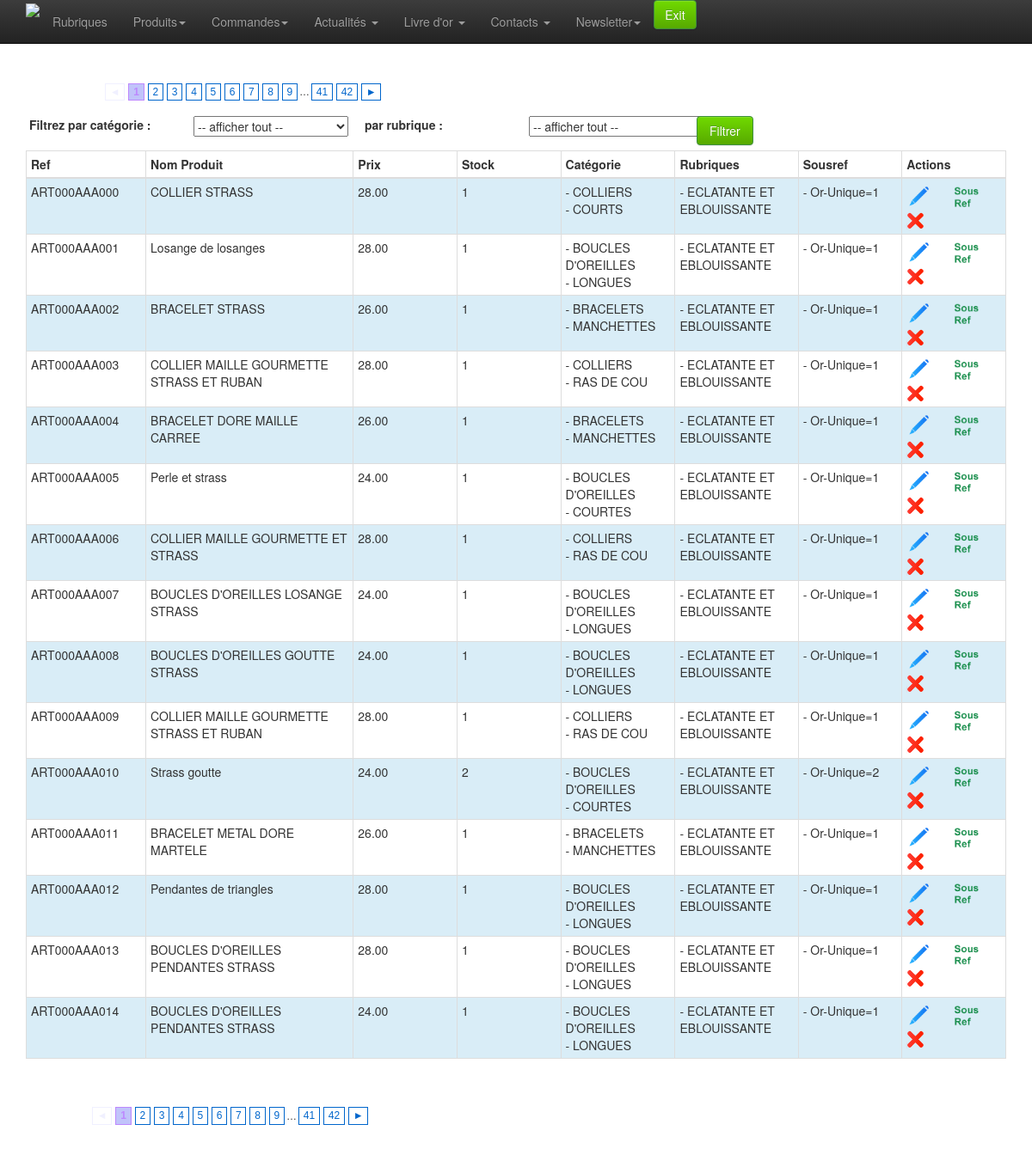
Before: /admin/product-list.php (signed in) with the older database file.
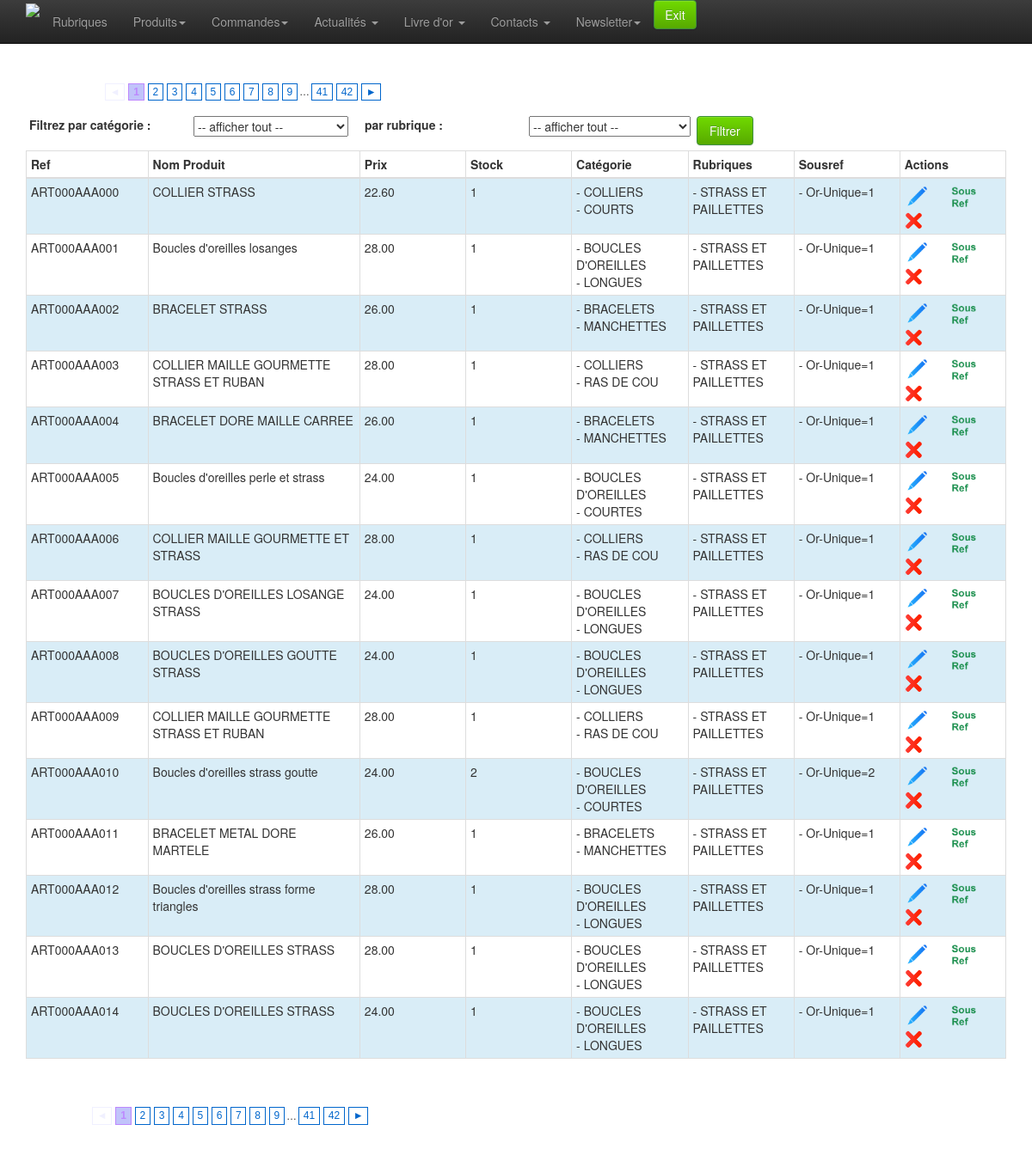
After: the same page with the newer database file.
### tables this page shows
CREATE TABLE `product` (
  `id` int(10) unsigned NOT NULL AUTO_INCREMENT,
  `date_creation` timestamp NOT NULL DEFAULT CURRENT_TIMESTAMP,
  `date_suppr` timestamp NULL DEFAULT NULL,
  `reference` varchar(250) DEFAULT NULL,
  `prix` decimal(10,2) DEFAULT NULL,
  `libprix` varchar(120) DEFAULT NULL,
  `shipping` decimal(10,2) NOT NULL DEFAULT '0.00',
  `label` varchar(250) NOT NULL,
  `titreaccroche` varchar(250) DEFAULT NULL,
  `accroche` text,
  `description` text,
  `image1` varchar(250) DEFAULT NULL,
  `image2` varchar(250) DEFAULT NULL,
  `image3` varchar(250) DEFAULT NULL,
  `actif` tinyint(4) NOT NULL DEFAULT '1',
  PRIMARY KEY (`id`)
);

CREATE TABLE `rubrique` (
  `id` smallint(5) unsigned NOT NULL AUTO_INCREMENT,
  `label` varchar(50) NOT NULL,
  `sous_titre` varchar(100) NOT NULL,
  `image` varchar(100) NOT NULL,
  PRIMARY KEY (`id`)
);

### admin/classes/StorageManager.php (called while the page is built, shortened)
<?php
class StorageManager{
	protected function dbConnect() {
	    $host = DBHOST;
	    $user = DBUSER;
	    $pass = DBPASSWD;
	    $bdd  = DBNAME;
		try {
			$this->mysqli = new mysqli ($host, $user, $pass, $bdd) ;
		} catch (Exception $e) {
			throw new Exception("Erreur Connexion DB ". $e->getMessage());
		}
	}
}
?>

### admin/classes/Catproduct.php (called while the page is built, shortened)
<?php
require_once("StorageManager.php");
class Catproduct extends StorageManager {
	public function getCategorieByProduct($id){
		$requete = "SELECT catproduct.label as catlabel,catproduct.id as catid,catproduct.image as descat
					FROM product
					INNER JOIN product_categorie ON product.id=product_categorie.id_product
					INNER JOIN catproduct ON catproduct.id = product_categorie.id_categorie
					WHERE product.id=". $id ;
		$new_array = null;
		$result = mysqli_query($this->mysqli,$requete);
		while( $row = mysqli_fetch_assoc( $result)){
			$new_array[] = $row;
		}
		return $new_array;
	}
	public function getRubriqueByProduct($id){
		$requete = "SELECT rubrique.label as rublabel,rubrique.id as rubid
					FROM product
					INNER JOIN product_rubrique ON product.id=product_rubrique.id_product
					INNER JOIN rubrique ON rubrique.id = product_rubrique.id_rubrique
					WHERE product.id=". $id ;
		$new_array = null;
		$result = mysqli_query($this->mysqli,$requete);
		while( $row = mysqli_fetch_assoc( $result)){
			$new_array[] = $row;
		}
		return $new_array;
	}
	public function getCouleurByProduct($id){
		$new_array = null;
		return $new_array;
	}
	public function getRubriques( $id=0, $debug=false ){
		$sql = "SELECT * FROM rubrique";
		$sql .= " ORDER BY id ASC;";
		$new_array = null;
		$result = mysqli_query($this->mysqli,$sql);
		while( $row = mysqli_fetch_assoc( $result)){
			$new_array[] = $row;
		}
		return $new_array;
	}
	public function productGet( $id, $offset, $count, $categorie, $rubrique, $actif, $debug=false ){
		try {
			if (!isset($id)){
				if (isset($offset) && isset($count)) {
					if (empty($categorie) && empty($rubrique)) {
						$sql = "SELECT product.id, product.reference, product.prix, product.shipping, product.libprix, product.label
									,product.image1, product.accroche
									FROM product WHERE actif = $actif
									ORDER BY product.reference ASC
									LIMIT ". $offset .",". $count .";" ;
					}
				} else {
					if ( $debug ) echo "--- 5<br>";
					$sql = "SELECT * FROM `product` WHERE actif = $actif ORDER BY `reference`;" ;
				}
			} else {
				if ( $debug ) echo "--- 6<br>";
				$sql = "SELECT product.*
					FROM product
					WHERE product.id=". $id ;
			}
			$new_array = null;
			$result = mysqli_query($this->mysqli,$sql);
			while( $row = mysqli_fetch_assoc( $result)){
				$resultdetailCat = $this->getCategorieByProduct($row['id']);
				$resultdetailRubrique = $this->getRubriqueByProduct($row['id']);
				$resultdetailCouleur = $this->getCouleurByProduct($row['id']);
				$resultSousRef = $this->productsousrefGet($row['id'], null);
				$row['categories'] = $resultdetailCat;
				$row['rubriques'] = $resultdetailRubrique;
				$row['couleurs'] = $resultdetailCouleur;
				$row['sousref'] = $resultSousRef;
				$new_array[] = $row;
			}
			return $new_array;
		} catch (Exception $e) {
			die('Erreur : ' . $e->getMessage());
			return "errrrrrrooooOOor";
		}
	}
	public function productsousrefGet( $id_product, $id_souref ){
		$sql = null;
		try {
			if (isset($id_souref)){
				$sql = "SELECT product_sousref.id,product_sousref.sousref,product_sousref.id_color,
							product_sousref.id_size,product_sousref.stock, color.label as color, size.label as size
						FROM product_sousref
						INNER JOIN color ON color.id = product_sousref.id_color
						INNER JOIN size ON size.id = product_sousref.id_size
						WHERE product_sousref.id=". $id_souref .";" ;
			} else {
				$sql = "SELECT product_sousref.id,product_sousref.sousref,product_sousref.id_color, product_sousref.id_size,product_sousref.stock, color.label as color, size.label as size
						FROM product_sousref
						INNER JOIN color ON color.id = product_sousref.id_color
						INNER JOIN size ON size.id = product_sousref.id_size
						WHERE product_sousref.id_product=". $id_product ."
						ORDER BY product_sousref.id_color;" ;
			}
			$new_array = null;
			$result = mysqli_query($this->mysqli,$sql);
			while( $row = mysqli_fetch_assoc( $result)){
				$new_array[] = $row;
			}
			return $new_array;
		} catch (Exception $e) {
			die('Erreur : ' . $e->getMessage());
			return "errrrrrrooooOOor";
		}
	}
	public function getStockByProduit( $id_product=0, $debug=false ) {
		$sql = "SELECT SUM(stock) AS stock FROM `product_sousref`
			WHERE `id_product`=" . $id_product . ";";
		$new_array = null;
		$result = mysqli_query($this->mysqli,$sql);
		while( $row = mysqli_fetch_assoc( $result)){
			$new_array[] = $row;
		}
		return $new_array;
	}
}

### admin/product-list.php (the view, shortened to what the changed rows need)
<?
	require 'classes/Catproduct.php';
	if (empty($_GET[ "actif" ])) {
	    $actif=1;
	} else {
	    $actif=0;
	}
	if (!empty($_POST[ "rubrique" ])){
		$rub = $_POST[ "rubrique" ];
	} else {
		if (!empty($_GET[ "rubrique" ])){
			$rub = $_GET[ "rubrique" ];
		} else {
			$rub = null;
		}
	}
	if (!empty($_POST[ "categorie" ])){
		$categ = $_POST[ "categorie" ];
	} else {
		if (!empty($_GET[ "categorie" ])){
			$categ = $_GET[ "categorie" ];
		} else {
			$categ = null;
		}
	}
	try {
		$catproduct = new Catproduct();
		$epp = 15;
		$current = 1;
		$start = ($current * $epp - $epp);
		$result = $catproduct->productGet( null, $start, $epp, $categ, $rub, $actif, false );
		$catproduct->catproduitViewIterative(null);
		$rubresult = $catproduct->getRubriques();
	} catch (Exception $e) {
		echo 'Erreur contactez votre administrateur <br> :',  $e->getMessage(), "\n";
		$catproduct = null;
		exit();
	}
?>
<!doctype html>
<html class="no-js" lang="en">
<head>
	<?php include_once 'inc-meta.php';?>
</head>
<body>
	<div class="container">
		<div class="row">
			<div class="col-xs-12 col-sm-12 col-md-12">
				<table class="table table-hover table-bordered table-condensed table-striped" >
					<thead>
						<tr>
							<th class="col-md-1" style="">
								Ref
							</th>
							<th class="col-md-2" style="">
								Nom Produit
							</th>
							<th class="col-md-1" style="">
								Prix
							</th>
							<th class="col-md-1" style="">
								Stock
							</th>
							<th class="col-md-1" style="">
								Catégorie
							</th>
							<th class="col-md-1" style="">
								Rubriques
							</th>
							<th class="col-md-1" style="">
								Sousref
							</th>
							<th class="col-md-1" colspan=3 style="">
								Actions
							</th>
						</tr>
					</thead>
					<tbody>
						<?php
						if ( !empty( $result) )  {
							$i=0;
							$produit = new Catproduct();
							foreach ( $result as $value ) {
								$i++;
								$data_stock = $produit->getStockByProduit( $value[ "id" ], false );
								$categs = '';
								if (!empty($value[ "categories" ])) {
									foreach ($value[ "categories" ] as $value2) {
										$categs .= '- '. $value2[ "catlabel" ] .' <br> ';
									}
								}
								$rubs = '';
								if (!empty($value[ "rubriques" ])) {
									foreach ($value[ "rubriques" ] as $value2) {
										$rubs .= '- '. $value2[ "rublabel" ] .' <br> ';
									}
								}
								$sousref = '';
								if (!empty($value[ "sousref" ])) {
									foreach ($value[ "sousref" ] as $value3) {
										$sousref .= '- '. $value3[ "color" ] .'-'. $value3[ "size" ] .'='. $value3[ "stock" ] .' <br> ';
									}
								}
							?>
							<tr class="<?php if ($i%2!=0) echo 'info'?>">
								<td><?php echo $value[ "reference" ]?></td>
								<td><?php echo $value[ "label" ] ?></td>
								<td><?php echo $value[ "prix" ]?></td>
								<td><?php echo $data_stock[ 0 ][ "stock" ]?></td>
								<td><?php echo $categs?></td>
								<td><?php echo $rubs?></td>
								<td><?php echo $sousref?></td>
								<td>
									<a href="product-edit.php?id=<?php echo $value[ "id" ] ?>&rubrique=<?php echo $rub ?>&categorie=<?php echo $categ ?>"><img src="img/modif.png" width="30" alt="Modifier" ></a>
									<a href="product-sousref-edit.php?id=<?php echo $value[ "id" ] ?>&rubrique=<?php echo $rub ?>&categorie=<?php echo $categ ?>"><img src="img/sr.png" width="30" alt="Modifier" ></a>
									<?php if ($actif==0):?>
									<div style="display: none;" class="supp<?php echo $value[ "id" ]?> alert alert-warning alert-dismissible fade in" role="alert">
								      <button type="button" class="close"  aria-label="Close" onclick="$('.supp<?php echo $value[ "id" ]?>').css('display', 'none');"><span aria-hidden="true">×</span></button>
								      <strong>Voulez vous réactiver ce produit ?</strong>
								      <button type="button" class="btn btn-success" onclick="location.href='product-fp.php?reference=product&action=reactive&id=<?php echo $value[ "id" ] ?>'">Oui !</button>
								 	</div>
									<img src="img/check.png" width="20" alt="Supprimer" onclick="$('.supp<?php echo $value[ "id" ]?>').css('display', 'block');">
									<?php else:?>
									<img src="img/del.png" width="20" alt="Supprimer" onclick="$('.supp<?php echo $value[ "id" ]?>').css('display', 'block');">
									<?php endif;?>
								</td>
							</tr>
							<?php } ?>
						<?php } ?>
					</tbody>
				</table>
			</div>
		</div>
	</div>
</body>
</html>

Changed rows visible on the page:
changed product "ART000AAA000": prix "28.00" → "22.60"
changed rubrique: label "ECLATANTE ET EBLOUISSANTE" → "STRASS ET PAILLETTES"
changed product "ART000AAA001": label "Losange de losanges" → "Boucles d'oreilles losanges"
changed product "ART000AAA005": label "Perle et strass" → "Boucles d'oreilles perle et strass"
changed product "ART000AAA010": label "Strass goutte" → "Boucles d'oreilles strass goutte"
changed product "ART000AAA012": label "Pendantes de triangles" → "Boucles d'oreilles strass forme triangles"
changed product "ART000AAA013": label "BOUCLES D'OREILLES PENDANTES STRASS" → "BOUCLES D'OREILLES STRASS"
changed product "ART000AAA014": label "BOUCLES D'OREILLES PENDANTES STRASS" → "BOUCLES D'OREILLES STRASS"
